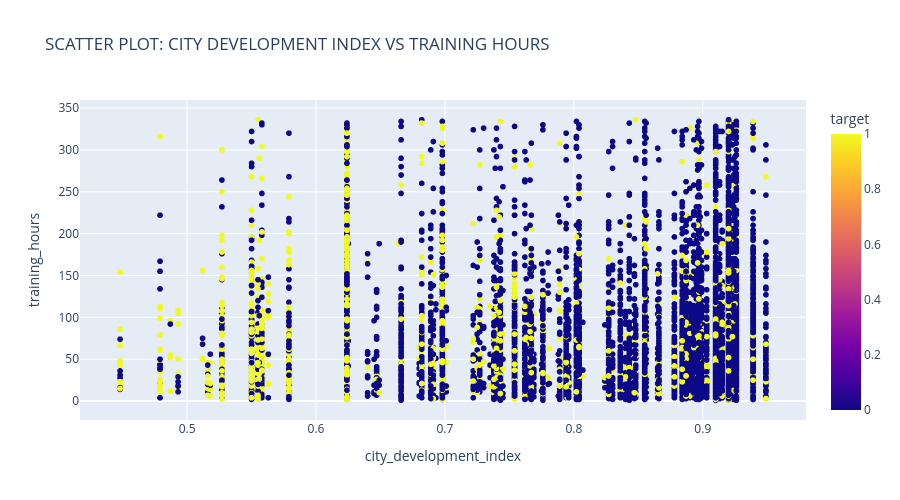

Write notebook code for a chart like this one.
### Markdown cell above
## 7.SCATTER PLOT( CITY DEVELOPMENT INDEX VS TRAINING HOURS)

### Code cell
import pandas as pd
import plotly.express as px


df = pd.read_csv('aug_train.csv')


fig = px.scatter(df,
    x='city_development_index',
    y='training_hours',
    color='target',  # adds category (0 or 1)
    title="SCATTER PLOT: CITY DEVELOPMENT INDEX VS TRAINING HOURS",
    color_discrete_sequence=['#2962FF', '#FF3D00'])


fig.update_layout(width=900, height=500)

fig.show()

### Figure 1 — Plotly figure (JSON) as saved in the notebook; plotly's stock layout.template omitted (floating-point values rounded to 4 significant figures; data arrays with more than 128 entries replaced by an {"elided": "..."} marker saying what was removed)
{"data": [{"hovertemplate": "city_development_index=%{x}<br>training_hours=%{y}<br>target=%{marker.color}<extra></extra>", "legendgroup": "", "marker": {"color": {"elided": "19158 float values"}, "coloraxis": "coloraxis", "symbol": "circle"}, "mode": "markers", "name": "", "showlegend": false, "type": "scattergl", "x": {"elided": "19158 float values"}, "xaxis": "x", "y": {"elided": "19158 int values"}, "yaxis": "y"}], "layout": {"coloraxis": {"colorbar": {"title": {"text": "target"}}, "colorscale": [[0, "#0d0887"], [0.1111, "#46039f"], [0.2222, "#7201a8"], [0.3333, "#9c179e"], [0.4444, "#bd3786"], [0.5556, "#d8576b"], [0.6667, "#ed7953"], [0.7778, "#fb9f3a"], [0.8889, "#fdca26"], [1, "#f0f921"]]}, "height": 500, "legend": {"tracegroupgap": 0}, "title": {"text": "SCATTER PLOT: CITY DEVELOPMENT INDEX VS TRAINING HOURS"}, "width": 900, "xaxis": {"anchor": "y", "domain": [0, 1], "title": {"text": "city_development_index"}}, "yaxis": {"anchor": "x", "domain": [0, 1], "title": {"text": "training_hours"}}}}
